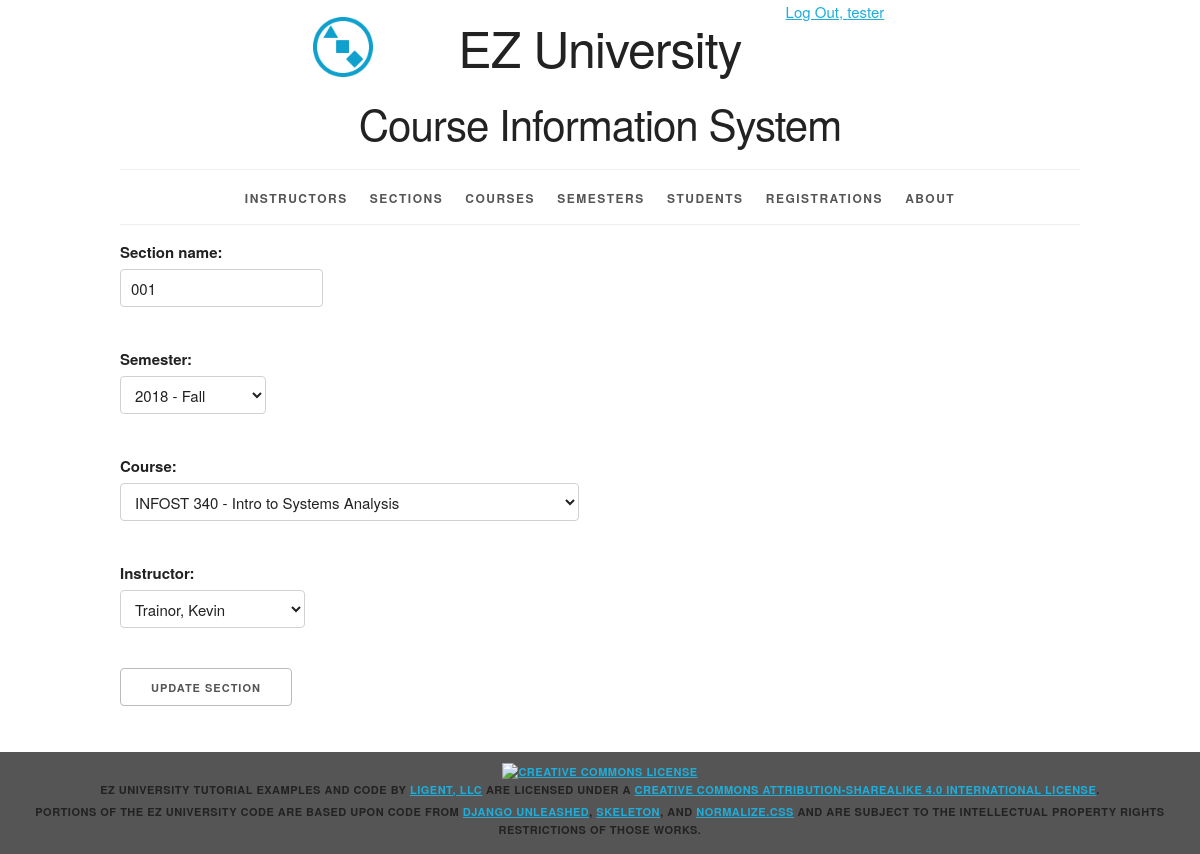
/section/1/update/ (signed in), run on the app's committed database.
### courseInfo/models.py (models this page shows, shortened)
class Section(models.Model):
    section_id = models.AutoField(primary_key=True)
    section_name = models.CharField(max_length=10)
    semester = models.ForeignKey(Semester, related_name='sections', on_delete=models.PROTECT)
    course = models.ForeignKey(Course, related_name='sections', on_delete=models.PROTECT)
    instructor = models.ForeignKey(Instructor, related_name='sections', on_delete=models.PROTECT)
    def get_update_url(self):
        return reverse('courseInfo_section_update_urlpattern',
                       kwargs={'pk': self.pk}
                       )
    class Meta:
        ordering = ['course__course_number', 'section_name', 'semester__semester_name']
        unique_together = (('semester', 'course', 'section_name'),)

class Semester(models.Model):
    semester_id = models.AutoField(primary_key=True)
    year = models.ForeignKey(Year, related_name='semesters', on_delete=models.PROTECT)
    period = models.ForeignKey(Period, related_name='semesters', on_delete=models.PROTECT)
    def __str__(self):
        return '%s - %s' % (self.year.year, self.period.period_name)
    class Meta:
        ordering =['year__year', 'period__period_sequence']
        unique_together=('year', 'period')

### courseInfo/views.py (the view)
class SectionUpdate(LoginRequiredMixin, PermissionRequiredMixin, UpdateView):
    form_class = SectionForm
    model = Section
    template_name = 'courseInfo/section_form_update.html'
    permission_required = 'courseInfo.change_section'

### courseInfo/forms.py (shortened to what this page needs)
class SectionForm(forms.ModelForm):
    class Meta:
        model = Section
        fields = '__all__'

### courseInfo/models.py (called while the page is built)
    def __str__(self):
        return '%s - %s' % (self.course_number, self.course_name)

    def __str__(self):
        return '%s, %s' % (self.last_name, self.first_name)

### courseInfo/templates/courseInfo/section_form_update.html (shortened to what this page needs)
{% extends 'courseInfo/base.html' %}
{% block content %}
    <form
        action="{{ section.get_update_url }}"
        method="post">
        {{ form.as_p }}
        <button type="submit">Update Section</button>
    </form>
{% endblock %}

### courseInfo/templates/courseInfo/base.html (shortened to what this page needs)
{% load staticfiles %}
<!DOCTYPE html>
<html lang="en">
<head>
    <link rel="stylesheet" type="text/css"
          href="{% static 'courseInfo/normalize.css' %}">
    <link rel="stylesheet" type="text/css"
          href="{% static 'courseInfo/skeleton.css' %}">
    <link rel="stylesheet" type="text/css"
          href="{% static 'courseInfo/style.css' %}">
</head>
<body>
<div class="container">
    <div class="status row">
        <div class="offset-by-eight four columns">
            <ul class="inline">
                {% if user.is_authenticated %}
                    <li><a href="{% url 'logout_urlpattern' %}">
                        Log Out, {{ user.get_username }}</a></li>
                {% else %}
                    <li><a href="{% url 'login_urlpattern' %}">
                        Log In</a></li>
                {% endif %}
            </ul>
        </div>
    </div>
    <header class="row">
        <div class="offset-by-one ten columns">
            <h1 class="logo">EZ University</h1>
            <h2>Course Information System</h2>
        </div>
    </header>
    <nav>
        <ul>
            {% if perms.courseInfo.view_instructor %}
                <li>
                    <a href="{% url 'courseInfo_instructor_list_urlpattern' %}">
                        Instructors</a></li>
            {% endif %}
            {% if perms.courseInfo.view_section %}
                <li>
                    <a href="{% url 'courseInfo_section_list_urlpattern' %}">
                        Sections</a></li>
            {% endif %}
            {% if perms.courseInfo.view_course %}
                <li>
                    <a href="{% url 'courseInfo_course_list_urlpattern' %}">
                        Courses</a></li>
            {% endif %}
            {% if perms.courseInfo.view_semester %}
                <li>
                    <a href="{% url 'courseInfo_semester_list_urlpattern' %}">
                        Semesters</a></li>
            {% endif %}
            {% if perms.courseInfo.view_student %}
                <li>
                    <a href="{% url 'courseInfo_student_list_urlpattern' %}">
                        Students</a></li>
            {% endif %}
            {% if perms.courseInfo.view_registration %}
                <li>
                    <a href="{% url 'courseInfo_registration_list_urlpattern' %}">
                        Registrations</a></li>
            {% endif %}
            <li>
                <a href="{% url 'about_urlpattern' %}">
                    About</a></li>
        </ul>
    </nav>
    <main>
        {% block content %}{% endblock %}
    </main>
</div>
<footer>
    <p>
        <a rel="license" href="http://creativecommons.org/licenses/by-sa/4.0/">
            <img alt="Creative Commons License" style="border-width:0"
                 src="https://i.creativecommons.org/l/by-sa/4.0/88x31.png"/>
        </a><br/><span property="dct:title">EZ University Tutorial Examples and Code</span>
        by
        <a href="https://www.ligent.net" property="cc:attributionName"
           rel="cc:attributionURL">Ligent, LLC</a> are licensed under a
        <a rel="license" href="http://creativecommons.org/licenses/by-sa/4.0/">Creative Commons Attribution-ShareAlike
            4.0 International License</a>.
    </p>
    <p>Portions of the EZ University code are based upon code from
        <a href="https://django-unleashed.com">Django Unleashed</a>,
        <a href="http://getskeleton.com/">Skeleton</a>, and
        <a href="https://necolas.github.io/normalize.css/">Normalize.css</a> and
        are subject to the intellectual property rights restrictions of those works.
    </p>
</footer>
</body>
</html>

### courseInfo/static/courseInfo/skeleton.css (style rules this page uses)
.container { position: relative; width: 100%; max-width: 960px; margin: 0 auto; padding: 0 20px; box-sizing: border-box; }
.column, .columns { width: 100%; float: left; box-sizing: border-box; }
@media (min-width: 400px) { .container { width: 85%; padding: 0; } }
@media (min-width: 550px) { .container { width: 80%; } }
@media (min-width: 550px) { .column, .columns { margin-left: 4%; } }
@media (min-width: 550px) { .column:first-child, .columns:first-child { margin-left: 0; } }
@media (min-width: 550px) { .four.columns { width: 30.6666666667%; } }
@media (min-width: 550px) { .ten.columns { width: 82.6666666667%; } }
@media (min-width: 550px) { .offset-by-one.column, .offset-by-one.columns { margin-left: 8.66666666667%; } }
@media (min-width: 550px) { .offset-by-eight.column, .offset-by-eight.columns { margin-left: 69.3333333333%; } }
html { font-size: 62.5%; }
body { font-size: 1.5em; line-height: 1.6; font-weight: 400; font-family: "Raleway", "HelveticaNeue", "Helvetica Neue", Helvetica, Arial, sans-serif; color: #222; }
h1, h2, h3, h4, h5, h6 { margin-top: 0; margin-bottom: 2rem; font-weight: 300; }
h1 { font-size: 4.0rem; line-height: 1.2; letter-spacing: -.1rem; }
h2 { font-size: 3.6rem; line-height: 1.25; letter-spacing: -.1rem; }
@media (min-width: 550px) { h1 { font-size: 5.0rem; } }
@media (min-width: 550px) { h2 { font-size: 4.2rem; } }
p { margin-top: 0; }
a { color: #1EAEDB; }
.button, button, input[type="submit"], input[type="reset"], input[type="button"] { display: inline-block; height: 38px; padding: 0 30px; color: #555; text-align: center; font-size: 11px; font-weight: 600; line-height: 38px; letter-spacing: .1rem; text-transform: uppercase; text-decoration: none; white-space: nowrap; background-color: transparent; border-radius: 4px; border: 1px solid #bbb; cursor: pointer; box-sizing: border-box; }
input[type="email"], input[type="number"], input[type="search"], input[type="text"], input[type="tel"], input[type="url"], input[type="password"], textarea, select { height: 38px; padding: 6px 10px; background-color: #fff; border: 1px solid #D1D1D1; border-radius: 4px; box-shadow: none; box-sizing: border-box; }
input[type="email"], input[type="number"], input[type="search"], input[type="text"], input[type="tel"], input[type="url"], input[type="password"], textarea { -webkit-appearance: none; -moz-appearance: none; appearance: none; }
label, legend { display: block; margin-bottom: .5rem; font-weight: 600; }
ul { list-style: circle inside; }
ol, ul { padding-left: 0; margin-top: 0; }
li { margin-bottom: 1rem; }
button, .button { margin-bottom: 1rem; }
input, textarea, select, fieldset { margin-bottom: 1.5rem; }
pre, blockquote, dl, figure, table, p, ul, ol, form { margin-bottom: 2.5rem; }
.container:after, .row:after, .u-cf { content: ""; display: table; clear: both; }

### courseInfo/static/courseInfo/style.css (style rules this page uses)
html { height: 100%; background-color: #555; }
body { background-color: white; }
body>div>header { text-align: center;; }
header h1 { display: inline-block; font-weight: normal; font-style: normal; width: 100%; margin-top: 0; padding-top: 0; }
.logo { padding-top: 50px; background-image: url("/static/courseInfo/logo.png"); background-size: 50px; background-repeat: no-repeat; background-position: top; }
@media (min-width: 750px) { .logo { padding-top: 0; background-size: contain; background-position: 0% 0%; } }
@media (min-width: 1000px) { .logo { background-position: 10% 0%; } }
@media (min-width: 1200px) { .logo { background-position: 15% 0%; } }
nav { border-top: 1px solid #eee; width: 100%; border-bottom: 1px solid #eee; margin: 0 0 1em; padding: 0; }
nav ul { margin: 0; padding: 1em 0; list-style-type: none; text-align: center; }
nav ul li { display: inline; padding: 0; margin: 0 0.25em; font-weight: 600; text-transform: uppercase; text-align: center; font-size: 1rem; letter-spacing: .10rem; }
@media (min-width: 400px) { nav ul li { letter-spacing: .15rem; font-size: 1.2rem; margin: 0 0.5em; } }
@media (min-width: 550px) { nav ul li { margin: 0 0.75em; } }
nav ul li a { color: #555; text-decoration: none; background-color: transparent; cursor: pointer; }
.inline { list-style-type: none; padding: 0; margin: 0 0 -0.5em; }
.inline li { display: inline; }
body>footer { width: 100%; background-color: #555; font-size: 1.1rem; letter-spacing: .05rem; font-weight: 600; text-transform: uppercase; text-align: center; padding: 1em 0; margin: 1em 0; }
body>footer p { margin-bottom: 0.5rem; }

### data on the page
Section: section_name "001", course "INFOST 340 - Intro to Systems Analysis", instructor "Trainor, Kevin"
Semester: semester "2018 - Fall"

### other printed values
{{ user.get_username }} "tester"
